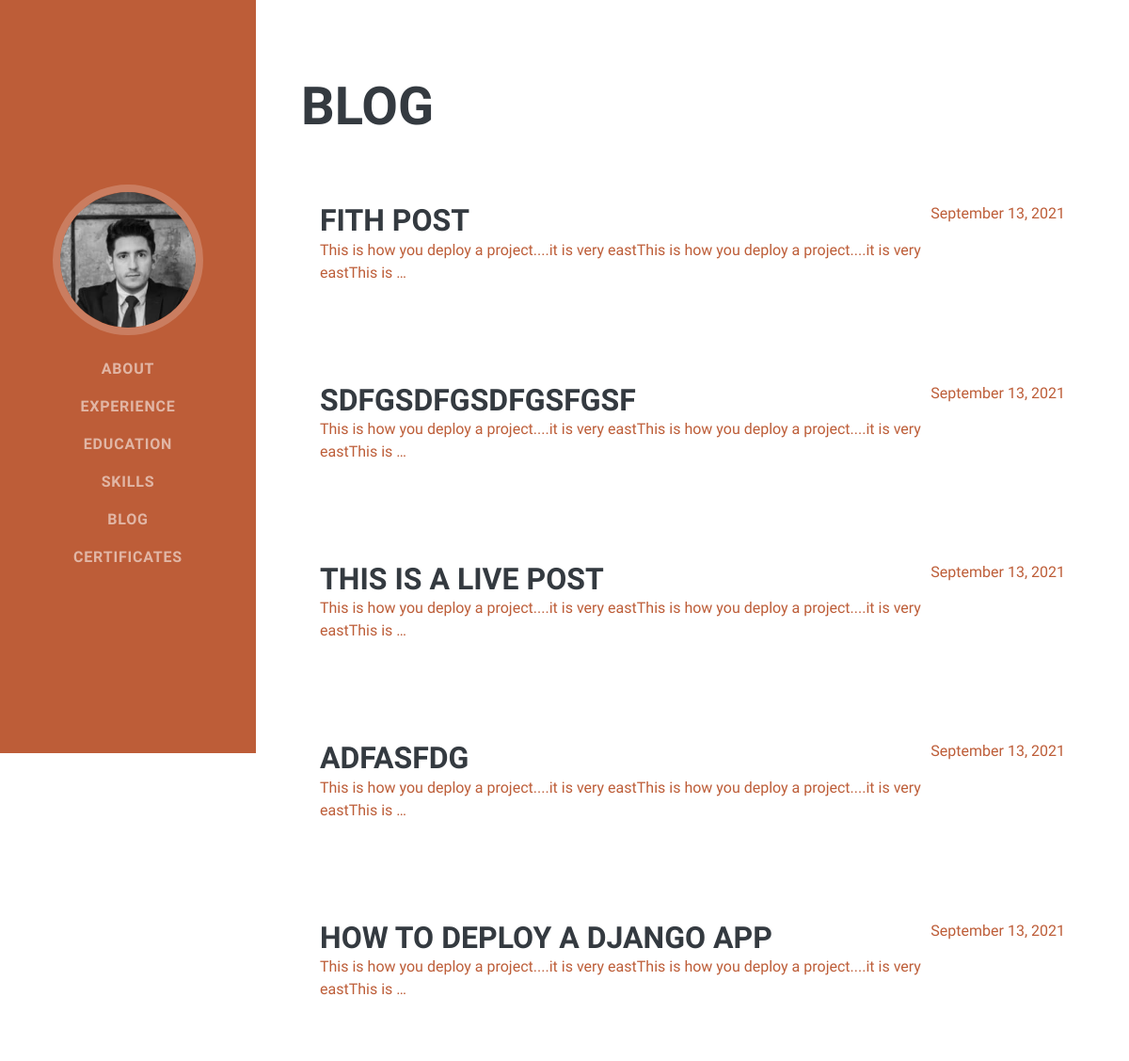
Screenshot of /blog/ with the database file from the repository.
### personal/models.py (models this page shows)
class Photo(models.Model):
  img = models.ImageField(upload_to='pics/')

class Post(models.Model):
  title = models.CharField(max_length=100)
  body = models.CharField(max_length=1000000)
  created_at = models.DateTimeField(default=datetime.now, blank=True)

### personal/views.py (the view)
# urls.py: path('blog/', views.blog, name='blog'),
def blog(request):
  photos = Photo.objects.all()
  posts = Post.objects.all()
  return render(request, 'blog.html', {'photos': photos, 'posts': posts})

### personal/templates/blog.html
{% extends 'base.html' %}
{% load static %}
{% block content %}
<section class="resume-section" id="experience">
  <div class="resume-section-content">
      <h2 class="mb-5">Blog</h2>
      {% for post in posts reversed %}
      <div class="d-flex flex-column flex-md-row justify-content-between mb-5" style="background-color: white; padding: 20px; margin-top: 20px;">
          <div class="flex-grow-1">
            <a style="text-decoration: none;" href="./post/{{post.id}}">
              <h3 class="mb-0">{{post.title}}</h3>
              <p>{{post.body|truncatewords:20}}</p>
            </a>
          </div>
              <div class="flex-shrink-0"><span class="text-primary">{{post.created_at | date:'F j, Y'}}</span></div>
      </div>
      {% endfor %}
  </div>
</section>
{% endblock %}

### personal/templates/base.html (shortened to what this page needs)
{% load static %}
<!DOCTYPE html>
<html lang="en">
    <head>
        <link href="{% static 'css/styles.css' %}" rel="stylesheet" />
    </head>
    <body id="page-top">
        <nav class="navbar navbar-expand-lg navbar-dark bg-primary fixed-top" id="sideNav">
            <a class="navbar-brand js-scroll-trigger" href="#page-top">
                <span class="d-none d-lg-block">
                    {% for photo in photos %}
                    <img class="img-fluid img-profile rounded-circle mx-auto mb-2" src="{{photo.img.url}}" alt="..." />
                    {% endfor %}
                </span>
            </a>
            <div class="collapse navbar-collapse" id="navbarResponsive">
                <ul class="navbar-nav">
                    <li class="nav-item"><a class="nav-link js-scroll-trigger" href="/#about">About</a></li>
                    <li class="nav-item"><a class="nav-link js-scroll-trigger" href="/#experience">Experience</a></li>
                    <li class="nav-item"><a class="nav-link js-scroll-trigger" href="/#education">Education</a></li>
                    <li class="nav-item"><a class="nav-link js-scroll-trigger" href="/#skills">Skills</a></li>
                    <li class="nav-item"><a class="nav-link js-scroll-trigger" href="/blog">Blog</a></li>
                    <li class="nav-item"><a class="nav-link js-scroll-trigger" href="/#certificates">Certificates</a></li>
                </ul>
            </div>
        </nav>
{% block content %}
{% endblock %}
    </body>
</html>

### rows the page displays
Photo: img (picture)
Post: title "FITH POST", body "This is how you deploy a project....it is very eastThis is how you deploy a project....it is very eastThis is …", created_at "September 13, 2021"
Post: title "SDFGSDFGSDFGSFGSF", body "This is how you deploy a project....it is very eastThis is how you deploy a project....it is very eastThis is …", created_at "September 13, 2021"
Post: title "THIS IS A LIVE POST", body "This is how you deploy a project....it is very eastThis is how you deploy a project....it is very eastThis is …", created_at "September 13, 2021"
Post: title "ADFASFDG", body "This is how you deploy a project....it is very eastThis is how you deploy a project....it is very eastThis is …", created_at "September 13, 2021"
Post: title "HOW TO DEPLOY A DJANGO APP", body "This is how you deploy a project....it is very eastThis is how you deploy a project....it is very eastThis is …", created_at "September 13, 2021"
